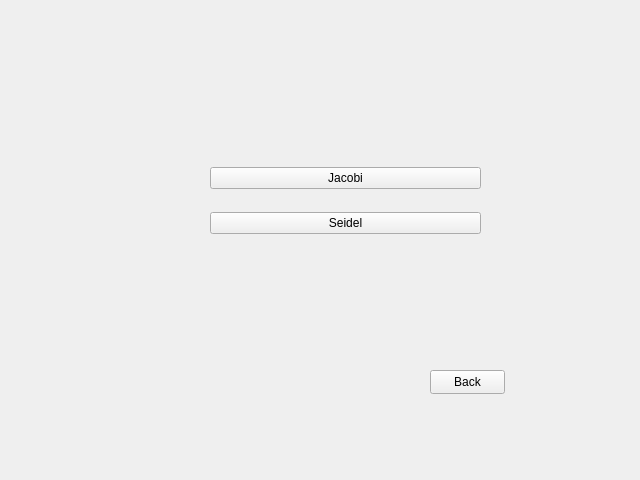
<?xml version="1.0" encoding="UTF-8"?>
<ui version="4.0">
 <class>Metodos_Iterativos</class>
 <widget class="QFrame" name="Metodos_Iterativos">
  <property name="geometry">
   <rect>
    <x>0</x>
    <y>0</y>
    <width>640</width>
    <height>480</height>
   </rect>
  </property>
  <property name="windowTitle">
   <string>Frame</string>
  </property>
  <widget class="QPushButton" name="back">
   <property name="geometry">
    <rect>
     <x>430</x>
     <y>370</y>
     <width>75</width>
     <height>24</height>
    </rect>
   </property>
   <property name="text">
    <string>Back</string>
   </property>
  </widget>
  <widget class="QWidget" name="">
   <property name="geometry">
    <rect>
     <x>210</x>
     <y>150</y>
     <width>271</width>
     <height>101</height>
    </rect>
   </property>
   <layout class="QVBoxLayout" name="verticalLayout">
    <item>
     <widget class="QPushButton" name="jacobi">
      <property name="text">
       <string>Jacobi</string>
      </property>
     </widget>
    </item>
    <item>
     <widget class="QPushButton" name="seidel">
      <property name="text">
       <string>Seidel</string>
      </property>
     </widget>
    </item>
   </layout>
  </widget>
 </widget>
 <resources/>
 <connections/>
</ui>
